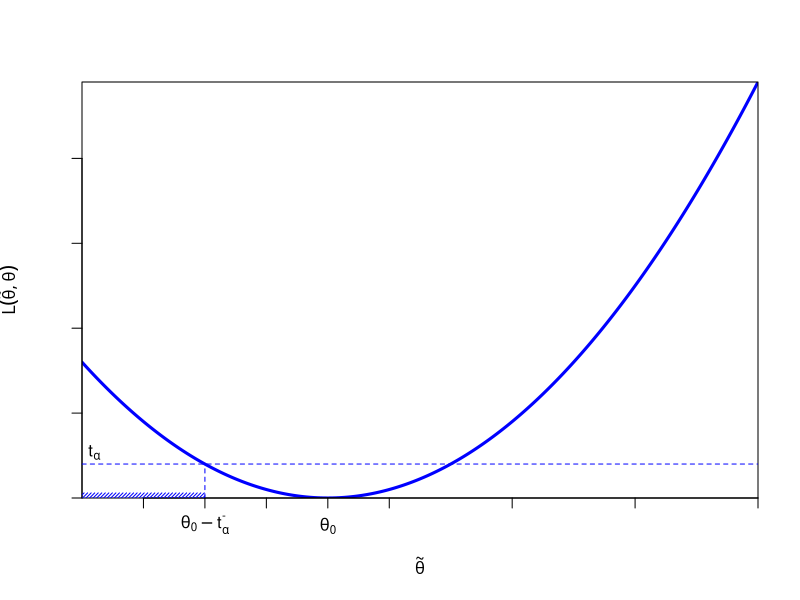

Reproduce this figure in R.
# Close windows and clear variables
graphics.off()
rm(list = ls(all = T))

theta = seq(-3, 8, 0.01)
y = 5 * (theta - 1)^2

plot(theta, y, "l", xlab = expression(paste("", tilde(theta))), lwd = 3, ylab = expression(paste("", L(tilde(theta), theta))), 
    col = "blue", cex.axis = 1.5, xaxs = "i", yaxs = "i", labels = F)
abline(h = 20, col = "blue", lty = 2, lwd = 1)

y = seq(0, 20, 0.01)
theta = -1

points(-1, 20, "h", col = "blue", lty = 2, lwd = 1)
axis(side = 1, at = c(-1), labels = expression(paste("", theta[0] - t[alpha]^{
    "-"
})))
axis(side = 1, at = c(1), labels = expression(paste("", theta[0])))
text(-2.8, 27, expression(paste("", t[alpha])))
polygon(c(-3, -3, -1, -1), c(3, 0, 0, 3), density = c(40), angle = c(45), border = NA, col = "blue") 
